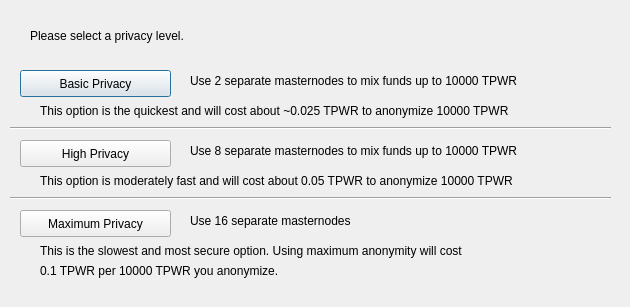
<?xml version="1.0" encoding="UTF-8"?>
<ui version="4.0">
 <class>ObfuscationConfig</class>
 <widget class="QDialog" name="ObfuscationConfig">
  <property name="geometry">
   <rect>
    <x>0</x>
    <y>0</y>
    <width>630</width>
    <height>307</height>
   </rect>
  </property>
  <property name="windowTitle">
   <string>Configure Obfuscation</string>
  </property>
  <widget class="QPushButton" name="buttonBasic">
   <property name="geometry">
    <rect>
     <x>20</x>
     <y>70</y>
     <width>151</width>
     <height>27</height>
    </rect>
   </property>
   <property name="text">
    <string>Basic Privacy</string>
   </property>
  </widget>
  <widget class="QPushButton" name="buttonHigh">
   <property name="geometry">
    <rect>
     <x>20</x>
     <y>140</y>
     <width>151</width>
     <height>27</height>
    </rect>
   </property>
   <property name="text">
    <string>High Privacy</string>
   </property>
  </widget>
  <widget class="QPushButton" name="buttonMax">
   <property name="geometry">
    <rect>
     <x>20</x>
     <y>210</y>
     <width>151</width>
     <height>27</height>
    </rect>
   </property>
   <property name="text">
    <string>Maximum Privacy</string>
   </property>
  </widget>
  <widget class="QLabel" name="label">
   <property name="geometry">
    <rect>
     <x>30</x>
     <y>20</y>
     <width>571</width>
     <height>31</height>
    </rect>
   </property>
   <property name="text">
    <string>Please select a privacy level.</string>
   </property>
  </widget>
  <widget class="QLabel" name="label_2">
   <property name="geometry">
    <rect>
     <x>190</x>
     <y>70</y>
     <width>421</width>
     <height>21</height>
    </rect>
   </property>
   <property name="text">
    <string>Use 2 separate masternodes to mix funds up to 10000 TPWR</string>
   </property>
  </widget>
  <widget class="QLabel" name="label_3">
   <property name="geometry">
    <rect>
     <x>190</x>
     <y>140</y>
     <width>411</width>
     <height>21</height>
    </rect>
   </property>
   <property name="text">
    <string>Use 8 separate masternodes to mix funds up to 10000 TPWR</string>
   </property>
  </widget>
  <widget class="QLabel" name="label_4">
   <property name="geometry">
    <rect>
     <x>190</x>
     <y>210</y>
     <width>421</width>
     <height>21</height>
    </rect>
   </property>
   <property name="text">
    <string>Use 16 separate masternodes</string>
   </property>
  </widget>
  <widget class="QLabel" name="label_6">
   <property name="geometry">
    <rect>
     <x>40</x>
     <y>100</y>
     <width>561</width>
     <height>21</height>
    </rect>
   </property>
   <property name="text">
    <string>This option is the quickest and will cost about ~0.025 TPWR to anonymize 10000 TPWR</string>
   </property>
  </widget>
  <widget class="QLabel" name="label_7">
   <property name="geometry">
    <rect>
     <x>40</x>
     <y>170</y>
     <width>561</width>
     <height>21</height>
    </rect>
   </property>
   <property name="text">
    <string>This option is moderately fast and will cost about 0.05 TPWR to anonymize 10000 TPWR</string>
   </property>
  </widget>
  <widget class="QLabel" name="label_8">
   <property name="geometry">
    <rect>
     <x>40</x>
     <y>240</y>
     <width>561</width>
     <height>21</height>
    </rect>
   </property>
   <property name="text">
    <string>This is the slowest and most secure option. Using maximum anonymity will cost</string>
   </property>
  </widget>
  <widget class="QLabel" name="label_9">
   <property name="geometry">
    <rect>
     <x>40</x>
     <y>260</y>
     <width>561</width>
     <height>21</height>
    </rect>
   </property>
   <property name="text">
    <string>0.1 TPWR per 10000 TPWR you anonymize.</string>
   </property>
  </widget>
  <widget class="Line" name="line">
   <property name="geometry">
    <rect>
     <x>10</x>
     <y>120</y>
     <width>601</width>
     <height>16</height>
    </rect>
   </property>
   <property name="orientation">
    <enum>Qt::Horizontal</enum>
   </property>
  </widget>
  <widget class="Line" name="line_2">
   <property name="geometry">
    <rect>
     <x>10</x>
     <y>190</y>
     <width>601</width>
     <height>16</height>
    </rect>
   </property>
   <property name="orientation">
    <enum>Qt::Horizontal</enum>
   </property>
  </widget>
 </widget>
 <resources/>
 <connections/>
</ui>
